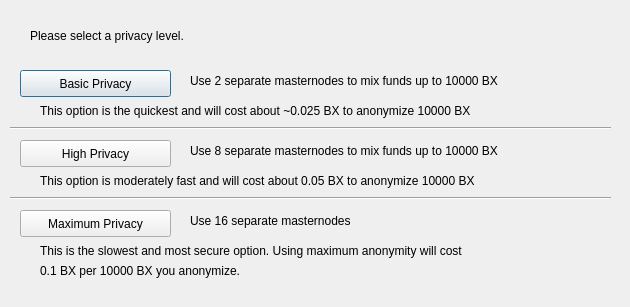
<?xml version="1.0" encoding="UTF-8"?>
<ui version="4.0">
 <class>ObfuscationConfig</class>
 <widget class="QDialog" name="ObfuscationConfig">
  <property name="geometry">
   <rect>
    <x>0</x>
    <y>0</y>
    <width>630</width>
    <height>307</height>
   </rect>
  </property>
  <property name="windowTitle">
   <string>Configure Obfuscation</string>
  </property>
  <widget class="QPushButton" name="buttonBasic">
   <property name="geometry">
    <rect>
     <x>20</x>
     <y>70</y>
     <width>151</width>
     <height>27</height>
    </rect>
   </property>
   <property name="text">
    <string>Basic Privacy</string>
   </property>
  </widget>
  <widget class="QPushButton" name="buttonHigh">
   <property name="geometry">
    <rect>
     <x>20</x>
     <y>140</y>
     <width>151</width>
     <height>27</height>
    </rect>
   </property>
   <property name="text">
    <string>High Privacy</string>
   </property>
  </widget>
  <widget class="QPushButton" name="buttonMax">
   <property name="geometry">
    <rect>
     <x>20</x>
     <y>210</y>
     <width>151</width>
     <height>27</height>
    </rect>
   </property>
   <property name="text">
    <string>Maximum Privacy</string>
   </property>
  </widget>
  <widget class="QLabel" name="label">
   <property name="geometry">
    <rect>
     <x>30</x>
     <y>20</y>
     <width>571</width>
     <height>31</height>
    </rect>
   </property>
   <property name="text">
    <string>Please select a privacy level.</string>
   </property>
  </widget>
  <widget class="QLabel" name="label_2">
   <property name="geometry">
    <rect>
     <x>190</x>
     <y>70</y>
     <width>421</width>
     <height>21</height>
    </rect>
   </property>
   <property name="text">
    <string>Use 2 separate masternodes to mix funds up to 10000 BX</string>
   </property>
  </widget>
  <widget class="QLabel" name="label_3">
   <property name="geometry">
    <rect>
     <x>190</x>
     <y>140</y>
     <width>411</width>
     <height>21</height>
    </rect>
   </property>
   <property name="text">
    <string>Use 8 separate masternodes to mix funds up to 10000 BX</string>
   </property>
  </widget>
  <widget class="QLabel" name="label_4">
   <property name="geometry">
    <rect>
     <x>190</x>
     <y>210</y>
     <width>421</width>
     <height>21</height>
    </rect>
   </property>
   <property name="text">
    <string>Use 16 separate masternodes</string>
   </property>
  </widget>
  <widget class="QLabel" name="label_6">
   <property name="geometry">
    <rect>
     <x>40</x>
     <y>100</y>
     <width>561</width>
     <height>21</height>
    </rect>
   </property>
   <property name="text">
    <string>This option is the quickest and will cost about ~0.025 BX to anonymize 10000 BX</string>
   </property>
  </widget>
  <widget class="QLabel" name="label_7">
   <property name="geometry">
    <rect>
     <x>40</x>
     <y>170</y>
     <width>561</width>
     <height>21</height>
    </rect>
   </property>
   <property name="text">
    <string>This option is moderately fast and will cost about 0.05 BX to anonymize 10000 BX</string>
   </property>
  </widget>
  <widget class="QLabel" name="label_8">
   <property name="geometry">
    <rect>
     <x>40</x>
     <y>240</y>
     <width>561</width>
     <height>21</height>
    </rect>
   </property>
   <property name="text">
    <string>This is the slowest and most secure option. Using maximum anonymity will cost</string>
   </property>
  </widget>
  <widget class="QLabel" name="label_9">
   <property name="geometry">
    <rect>
     <x>40</x>
     <y>260</y>
     <width>561</width>
     <height>21</height>
    </rect>
   </property>
   <property name="text">
    <string>0.1 BX per 10000 BX you anonymize.</string>
   </property>
  </widget>
  <widget class="Line" name="line">
   <property name="geometry">
    <rect>
     <x>10</x>
     <y>120</y>
     <width>601</width>
     <height>16</height>
    </rect>
   </property>
   <property name="orientation">
    <enum>Qt::Horizontal</enum>
   </property>
  </widget>
  <widget class="Line" name="line_2">
   <property name="geometry">
    <rect>
     <x>10</x>
     <y>190</y>
     <width>601</width>
     <height>16</height>
    </rect>
   </property>
   <property name="orientation">
    <enum>Qt::Horizontal</enum>
   </property>
  </widget>
 </widget>
 <resources/>
 <connections/>
</ui>
